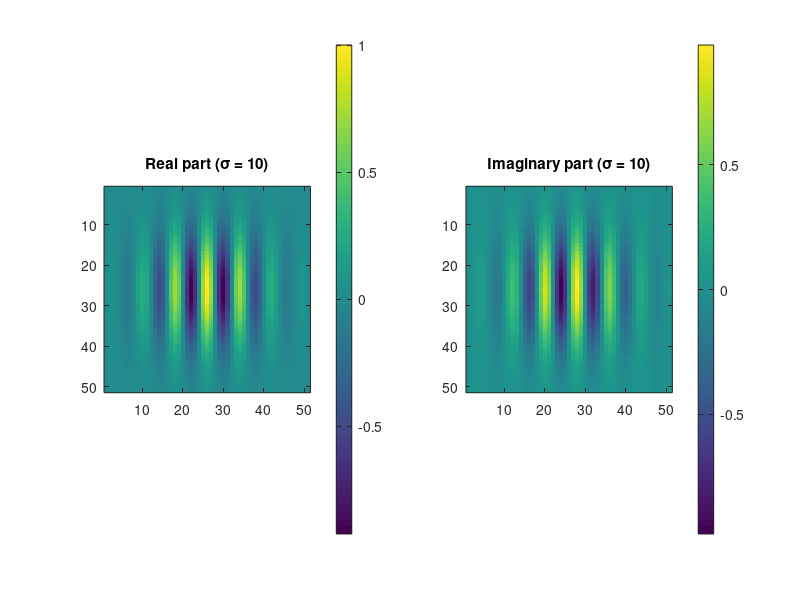
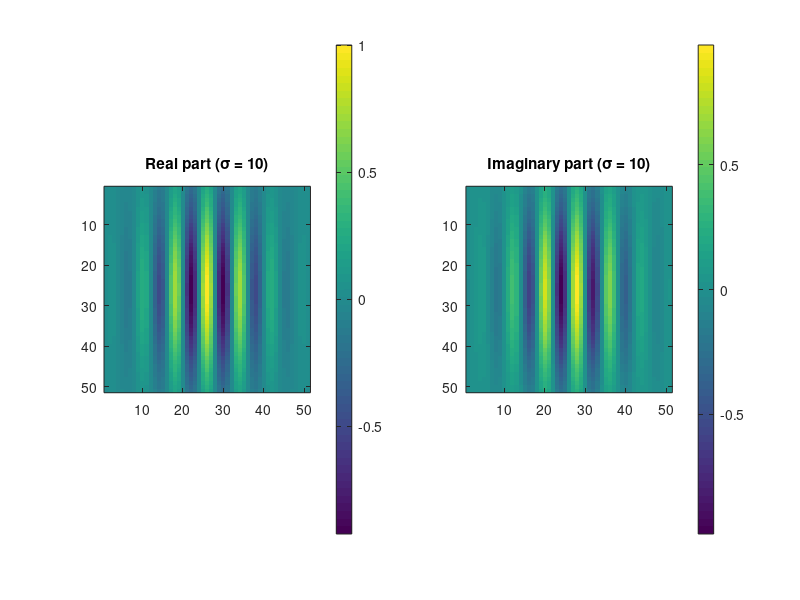
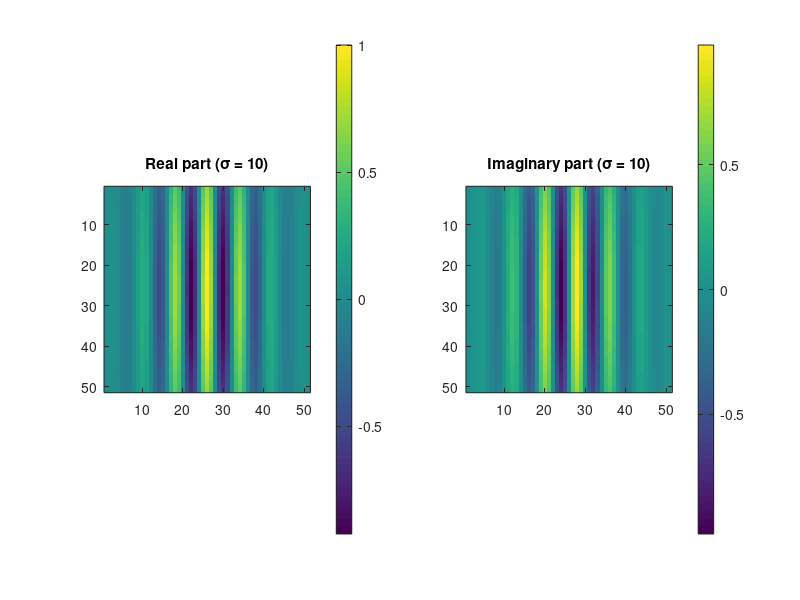
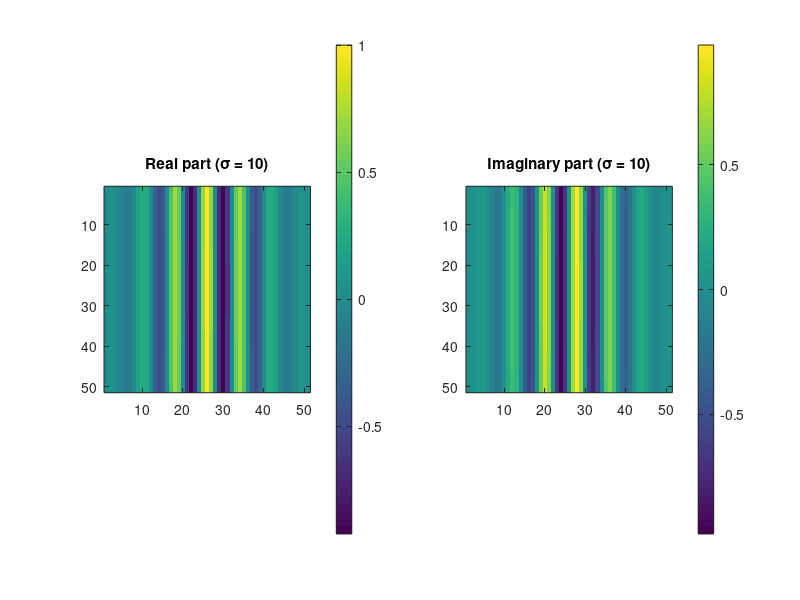

Write the MATLAB code that produced these figures, in order.
close all;
clear all;

% Parametry filtru Gabora
lambda = 8; % długość fali
theta = 0; % orientacja filtru (0°)
sigma = 10;
psi = 0; % faza przesunięcia
gamma = 1; % współczynnik aspektu

% Rozmiar filtru
filterSize = 51; % musi być nieparzyste
halfSize = (filterSize - 1) / 2;

% Tworzenie siatek x i y
[x, y] = meshgrid(-halfSize:halfSize, -halfSize:halfSize);

% Różne wartości sigma
gamma_values = [1, 0.65, 0.35, 0.1];

for i = 1:length(gamma_values)
    % Odchylenie standardowe gaussowskiego "okna"
    gamma = gamma_values(i);
    
    % Obliczanie współrzędnych po rotacji
    xPrime = x * cos(theta) + y * sin(theta);
    yPrime = -x * sin(theta) + y * cos(theta);

    % Obliczanie filtru Gabora
    expFactor = exp(-0.5 * (xPrime.^2 + gamma^2 * yPrime.^2) / sigma^2);
    realPart = expFactor .* cos(2 * pi * xPrime / lambda + psi);
    imaginaryPart = expFactor .* sin(2 * pi * xPrime / lambda + psi);

    % Wyświetlanie odpowiedzi impulsowej
    figure;
    subplot(1, 2, 1);
    imagesc(realPart);
    title(['Real part (\sigma = ' num2str(sigma) ')']);
    colorbar;
    axis image;

    subplot(1, 2, 2);
    imagesc(imaginaryPart);
    title(['Imaginary part (\sigma = ' num2str(sigma) ')']);
    colorbar;
    axis image;
end








% % Parametry filtru Gabora
% lambda = 8; % długość fali
% theta = 0; % orientacja filtru
% psi = 0; % faza przesunięcia
% sigma = 10; % odchylenie standardowe gaussowskiego "okna"
% gamma = 1; % współczynnik aspektu
% 
% % Rozmiar filtru
% filterSize = 51; % musi być nieparzyste
% halfSize = (filterSize - 1) / 2;
% 
% % Tworzenie siatek x i y
% [x, y] = meshgrid(-halfSize:halfSize, -halfSize:halfSize);
% 
% % Obliczanie współrzędnych po rotacji
% xPrime = x * cos(theta) + y * sin(theta);
% yPrime = -x * sin(theta) + y * cos(theta);
% 
% % Obliczanie filtru Gabora
% expFactor = exp(-0.5 * (xPrime.^2 + gamma^2 * yPrime.^2) / sigma^2);
% realPart = expFactor .* cos(2 * pi * xPrime / lambda + psi);
% imaginaryPart = expFactor .* sin(2 * pi * xPrime / lambda + psi);
% 
% % Wyświetlanie odpowiedzi impulsowej
% figure;
% subplot(1, 2, 1);
% imagesc(realPart);
% title('Real part of Gabor filter');
% colorbar;
% axis image;
% 
% subplot(1, 2, 2);
% imagesc(imaginaryPart);
% title('Imaginary part of Gabor filter');
% colorbar;
% axis image;